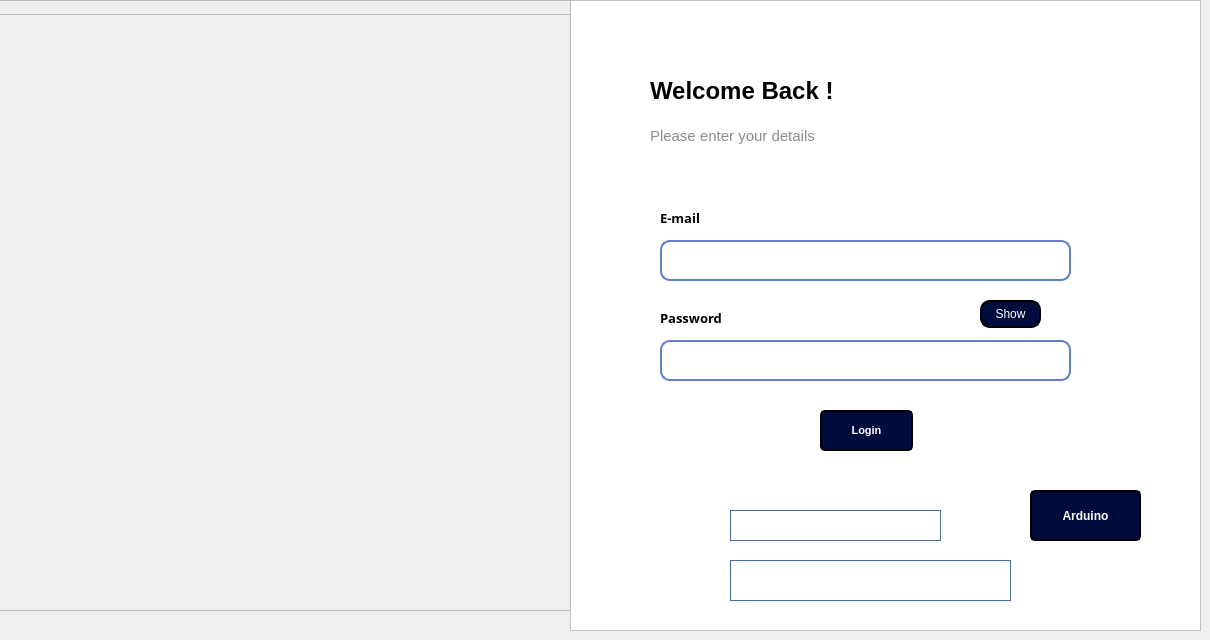
    <widget class="QWidget" name="Login">
     <widget class="QFrame" name="frame_2">
      <property name="geometry">
       <rect>
        <x>570</x>
        <y>0</y>
        <width>631</width>
        <height>631</height>
       </rect>
      </property>
      <property name="styleSheet">
       <string notr="true">background: rgb(255, 255, 255);</string>
      </property>
      <property name="frameShape">
       <enum>QFrame::StyledPanel</enum>
      </property>
      <property name="frameShadow">
       <enum>QFrame::Raised</enum>
      </property>
      <widget class="QLabel" name="label">
       <property name="geometry">
        <rect>
         <x>80</x>
         <y>60</y>
         <width>221</width>
         <height>61</height>
        </rect>
       </property>
       <property name="font">
        <font>
         <family>Nirmala UI</family>
         <pointsize>18</pointsize>
         <weight>75</weight>
         <bold>true</bold>
        </font>
       </property>
       <property name="text">
        <string>Welcome Back !</string>
       </property>
      </widget>
      <widget class="QLabel" name="label_2">
       <property name="geometry">
        <rect>
         <x>80</x>
         <y>120</y>
         <width>381</width>
         <height>31</height>
        </rect>
       </property>
       <property name="font">
        <font>
         <family>Nirmala UI</family>
         <pointsize>11</pointsize>
         <weight>50</weight>
         <bold>false</bold>
        </font>
       </property>
       <property name="styleSheet">
        <string notr="true">
color: rgb(140,140,140);</string>
       </property>
       <property name="text">
        <string>Please enter your details</string>
       </property>
      </widget>
      <widget class="QLineEdit" name="loginEmailLineEdit">
       <property name="geometry">
        <rect>
         <x>90</x>
         <y>240</y>
         <width>411</width>
         <height>41</height>
        </rect>
       </property>
       <property name="styleSheet">
        <string notr="true"> border: 2px solid #647fca; /* 2px width solid border with color #333 */
color: rgb(100, 127, 202);
    border-radius: 10px;</string>
       </property>
      </widget>
      <widget class="QLineEdit" name="passwordLineEdit">
       <property name="geometry">
        <rect>
         <x>90</x>
         <y>340</y>
         <width>411</width>
         <height>41</height>
        </rect>
       </property>
       <property name="styleSheet">
        <string notr="true"> border: 2px solid #647fca; /* 2px width solid border with color #333 */
color: rgb(100, 127, 202);
    border-radius: 10px;</string>
       </property>
      </widget>
      <widget class="QLabel" name="label_3">
       <property name="geometry">
        <rect>
         <x>90</x>
         <y>210</y>
         <width>56</width>
         <height>16</height>
        </rect>
       </property>
       <property name="font">
        <font>
         <family>Segoe UI Semibold</family>
         <pointsize>10</pointsize>
         <weight>75</weight>
         <bold>true</bold>
        </font>
       </property>
       <property name="text">
        <string>E-mail</string>
       </property>
      </widget>
      <widget class="QLabel" name="label_4">
       <property name="geometry">
        <rect>
         <x>90</x>
         <y>310</y>
         <width>91</width>
         <height>16</height>
        </rect>
       </property>
       <property name="font">
        <font>
         <family>Segoe UI Semibold</family>
         <pointsize>10</pointsize>
         <weight>75</weight>
         <bold>true</bold>
        </font>
       </property>
       <property name="text">
        <string>Password</string>
       </property>
      </widget>
      <widget class="QPushButton" name="loginPushButton">
       <property name="geometry">
        <rect>
         <x>250</x>
         <y>410</y>
         <width>93</width>
         <height>41</height>
        </rect>
       </property>
       <property name="font">
        <font>
         <family>Segoe UI</family>
         <pointsize>8</pointsize>
         <weight>75</weight>
         <bold>true</bold>
         <underline>false</underline>
         <strikeout>false</strikeout>
        </font>
       </property>
       <property name="cursor">
        <cursorShape>PointingHandCursor</cursorShape>
       </property>
       <property name="styleSheet">
        <string notr="true">
QPushButton {
    background-color:  rgb(0, 12, 59);; /* Set the background color */
    color: white; /* Set the text color */
    border: 2px solid ; /* Set the border */
    padding: 10px 20px; /* Set padding inside the button */
    text-align: center; /* Center the text */
    text-decoration: none; /* Remove underline from the text */
    
    
    border-radius: 5px; /* Optional: Add rounded corners */
}

QPushButton:hover {
    background-color: #4093ff; /* Change the background color on hover */
    border-color: #4093ff; /* Change the border color on hover */
}</string>
       </property>
       <property name="text">
        <string>Login</string>
       </property>
      </widget>
      <widget class="QLabel" name="loginInfoLabel">
       <property name="geometry">
        <rect>
         <x>160</x>
         <y>560</y>
         <width>281</width>
         <height>41</height>
        </rect>
       </property>
       <property name="styleSheet">
        <string notr="true">QLabel {
    border: 1px solid rgb(72, 108, 167);
}
</string>
       </property>
       <property name="text">
        <string/>
       </property>
      </widget>
      <widget class="QPushButton" name="showHidepushButton">
       <property name="geometry">
        <rect>
         <x>410</x>
         <y>300</y>
         <width>61</width>
         <height>28</height>
        </rect>
       </property>
       <property name="styleSheet">
        <string notr="true">QPushButton {
    background-color:  rgb(0, 12, 59);; /* Set the background color */
    color: white; /* Set the text color */
    border: 2px solid ; /* Set the border */
    padding: 1px 1px; /* Set padding inside the button */
    text-align: center; /* Center the text */
    text-decoration: none; /* Remove underline from the text */
    
    
    border-radius: 10px; /* Optional: Add rounded corners */
}

QPushButton:hover {
    background-color: #4093ff; /* Change the background color on hover */
    border-color: #4093ff; /* Change the border color on hover */
}</string>
       </property>
       <property name="text">
        <string>Show</string>
       </property>
      </widget>
      <widget class="QLabel" name="RFID_label">
       <property name="geometry">
        <rect>
         <x>160</x>
         <y>510</y>
         <width>211</width>
         <height>31</height>
        </rect>
       </property>
       <property name="styleSheet">
        <string notr="true">QLabel {
    border: 1px solid rgb(72, 108, 167);
}

</string>
       </property>
       <property name="text">
        <string/>
       </property>
      </widget>
      <widget class="QPushButton" name="bouttonArduino">
       <property name="geometry">
        <rect>
         <x>460</x>
         <y>490</y>
         <width>111</width>
         <height>51</height>
        </rect>
       </property>
       <property name="font">
        <font>
         <pointsize>9</pointsize>
         <weight>75</weight>
         <bold>true</bold>
         <underline>false</underline>
         <strikeout>false</strikeout>
        </font>
       </property>
       <property name="styleSheet">
        <string notr="true">
QPushButton {
    background-color:  rgb(0, 12, 59);; /* Set the background color */
    color: white; /* Set the text color */
    border: 2px solid ; /* Set the border */
    padding: 10px 20px; /* Set padding inside the button */
    text-align: center; /* Center the text */
    text-decoration: none; /* Remove underline from the text */
    
    
    border-radius: 5px; /* Optional: Add rounded corners */
}

QPushButton:hover {
    background-color: #4093ff; /* Change the background color on hover */
    border-color: #4093ff; /* Change the border color on hover */
}</string>
       </property>
       <property name="text">
        <string>Arduino</string>
       </property>
      </widget>
     </widget>
     <widget class="QFrame" name="frame_4">
      <property name="geometry">
       <rect>
        <x>-70</x>
        <y>0</y>
        <width>641</width>
        <height>611</height>
       </rect>
      </property>
      <property name="styleSheet">
       <string notr="true">background-image: url(:/newimages/img/img_login.jpg);
background-repeat: no-repeat;</string>
      </property>
      <property name="frameShape">
       <enum>QFrame::StyledPanel</enum>
      </property>
      <property name="frameShadow">
       <enum>QFrame::Raised</enum>
      </property>
      <widget class="QFrame" name="frame_5">
       <property name="geometry">
        <rect>
         <x>-1</x>
         <y>-1</y>
         <width>1191</width>
         <height>16</height>
        </rect>
       </property>
       <property name="frameShape">
        <enum>QFrame::StyledPanel</enum>
       </property>
       <property name="frameShadow">
        <enum>QFrame::Raised</enum>
       </property>
      </widget>
     </widget>
    </widget>
